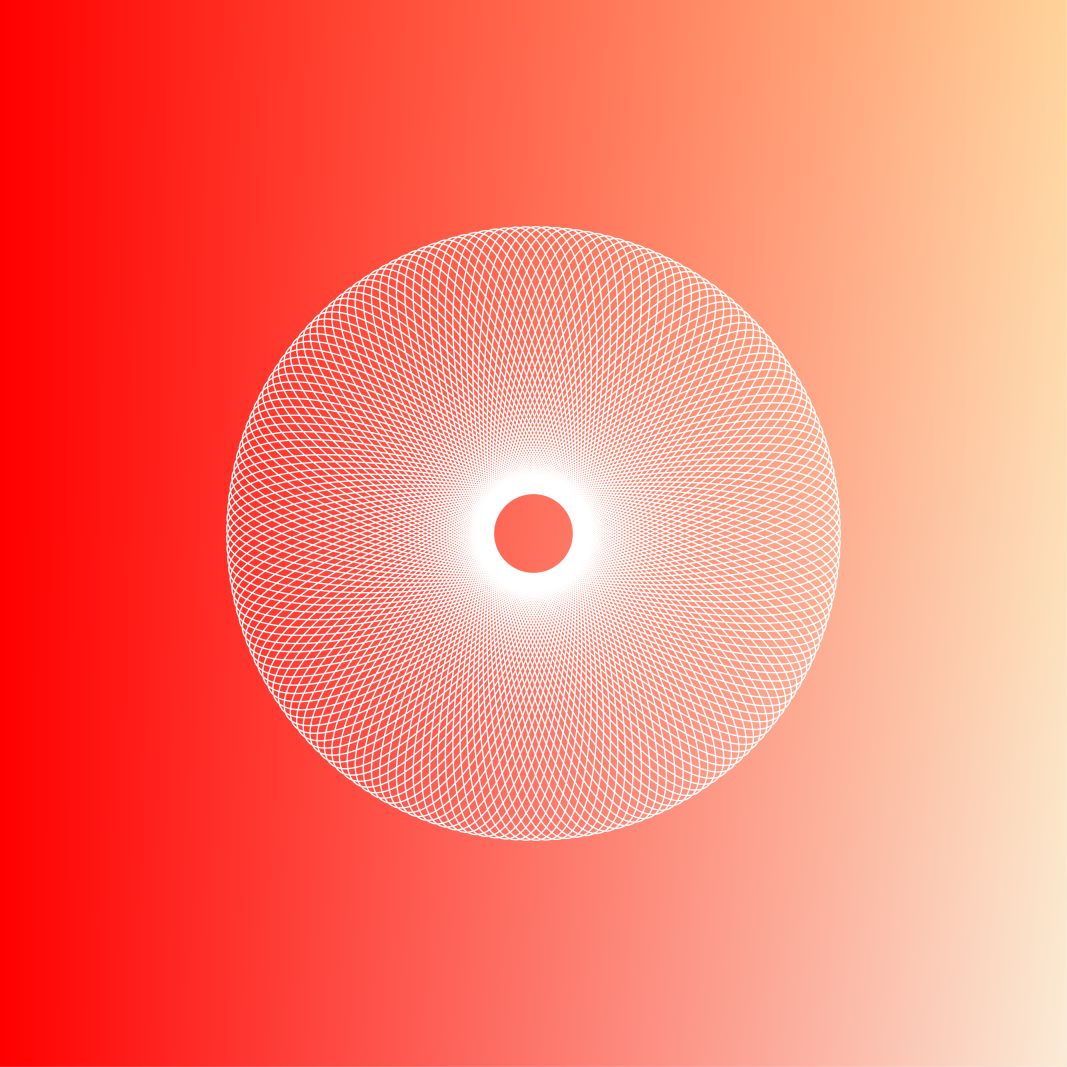

The script that saved this image:
##
using Luxor


##
Drawing(800,800, "donut.svg")
origin()

garishmesh = mesh(
    box(BoundingBox(), vertices=true),
    ["red", "red", "burlywood1", "antiquewhite"])

setmesh(garishmesh)

paint()

setline(1)
sethue("white")
hypotrochoid(181, 81, 130, :stroke)

finish()
preview()s